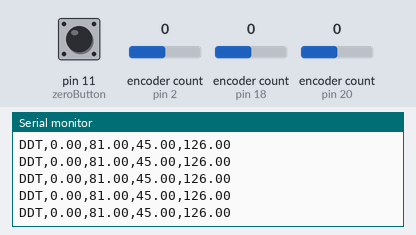
Recording of a sketch running on a simulated Arduino Mega 2560, built with avr-gcc and run on an emulated ATmega2560. On the bench: the last lines printed to the serial monitor. The test bench sets the inputs (shaded band); at power-on: encoder count (sensors on pin 2, pin 18, pin 20) 0, pin 11 (zeroButton) LOW.

Above: at 1.2 s.
1.3 s: encoder count (sensor on pin 2) set to 1
At 2.2 s:
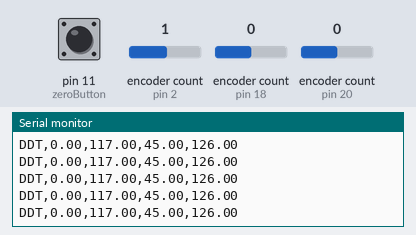
2.8 s: encoder count (sensor on pin 18) set to -1
At 3.8 s:
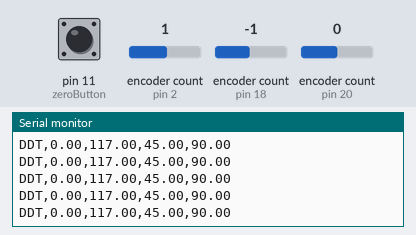
5.8 s: encoder count (sensor on pin 20) set to -1
At 6.4 s:
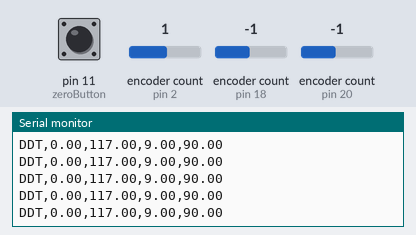
8.8 s: pin 11 (zeroButton) pulled HIGH for 0.15 s
At 9.8 s:
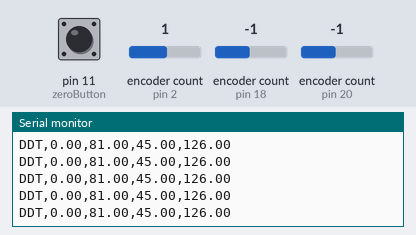
11.9 s: encoder count (sensor on pin 2) set to 2
At 12.7 s:
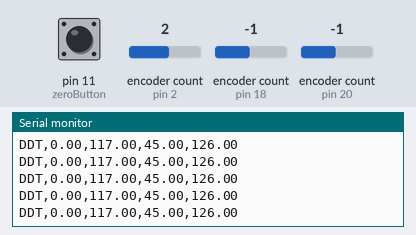

Measured:
- after the input at 1.3 s, the serial monitor: prints a new line after 0.06 s (image 1)
- after the input at 2.8 s, the serial monitor: prints a new line after 0.06 s (image 2)
- after the input at 5.8 s, the serial monitor: prints a new line after 0.07 s (image 3)
- after the input at 8.8 s, the serial monitor: prints a new line after 0.07 s (image 4)
- after the input at 11.9 s, the serial monitor: prints a new line after 0.08 s (image 5)

The sketch:

main.ino
```cpp
// Include Arduino and Encoder Libraries
#include <Arduino.h>
#include <Encoder.h>

// Rotary Encoder Definitions
// Rotary Encoder 0 models rotation of the device (reference Parts of an Excavator Arm image)
// I am not sure if I can implement this due to the lack of interrupts. Only 2, 3, 18, 19, 20, 21 are available
// #define inputCLK3 17
// #define inputDT3 6
// Rotary Encoder 1 models Boom Cylinder (reference Parts of an Excavator Arm image)
// i.e. up and down (y-axis) motion
#define inputCLK1 2
#define inputDT1 3
// Rotary Encoder 2 models Stick Cylinder (reference Parts of an Excavator Arm image)
// i.e. forward and back (x-axis) motion
#define inputCLK2 20
#define inputDT2 21
// Rotary Encoder 3 models Bucket Cylinder (reference Parts of an Excavator Arm image)
// i.e. bucket angle (loading/dumping) use x-axis and y-axis on a 45 degree angle
#define inputCLK3 18
#define inputDT3 19

// Encoder Variables
int resolution = 40;                     // Number of detents (clicks) per revolution of the encoder
float angleIncrement = 360 / resolution; // Increment of rotation in degrees

// Encoder Definitions
Encoder myEnc1(inputCLK1, inputDT1);           // Boom Cylinder Encoder
float enc1ZeroDeg = 81;                        // Zero degree offset of Boom Cylinder
float enc1Zero = enc1ZeroDeg / angleIncrement; // Encoder value at zero degree offset
Encoder myEnc2(inputCLK2, inputDT2);           // Stick Cylinder Encoder
float enc2ZeroDeg = 45;                        // Zero degree offset of Stick Cylinder
float enc2Zero = enc2ZeroDeg / angleIncrement; // Encoder value at zero degree offset
Encoder myEnc3(inputCLK3, inputDT3);           // Bucket Cylinder Encoder
float enc3ZeroDeg = 126;                       // Zero degree offset of Bucket Cylinder
float enc3Zero = enc3ZeroDeg / angleIncrement; // Encoder value at zero degree offset

// Measured in degrees
long previousStateCLK1 = enc1ZeroDeg; // Previous state of Boom Cylinder Encoder
long previousStateCLK2 = enc2ZeroDeg; // Previous state of Stick Cylinder Encoder
long previousStateCLK3 = enc3ZeroDeg; // Previous state of Bucket Cylinder Encoder
bool zeroButtonPressed = false;       // Boolean to check if zero button is pressed

// Zero-Button
#define zeroButton 11 // Pin for Zero button

void setup()
{
  // Define pin modes for zero button
  pinMode(zeroButton, INPUT);

  // Setup Serial Monitor
  Serial.begin(9600);

  // Set Encoder Zero Values
  myEnc1.write(enc1Zero); // Set the Boom Cylinder Encoder to zero offset value
  myEnc2.write(enc2Zero); // Set the Stick Cylinder Encoder to zero offset value
  myEnc3.write(enc3Zero); // Set the Bucket Cylinder Encoder to zero offset value
}

void loop()
{
  // Initialize variables
  String serialStream = "DDT"; // Start building serial data with a header
  String dataValues[4];        // Array to store data values
  float currentStateCLK1 = 0.0;
  float currentStateCLK2 = 0.0;
  float currentStateCLK3 = 0.0;

  // Check to see if zero button is pressed
  if (digitalRead(zeroButton) == HIGH and zeroButtonPressed == false)
  {
    zeroButtonPressed = true; // Set boolean to true to prevent multiple presses
    // Set values below for each encoder to the "Zero Location". Remember that the values will be multiplied by 6.
    currentStateCLK1 = enc1ZeroDeg; // Set current state to encoder zero degrees
    myEnc1.write(enc1Zero);         // Write encoder zero value to encoder
    currentStateCLK2 = enc2ZeroDeg;
    myEnc2.write(enc2Zero);
    currentStateCLK3 = enc3ZeroDeg;
    myEnc3.write(enc3Zero);
  }
  else if (digitalRead(zeroButton) == LOW and zeroButtonPressed == true) // Zero button is released
  {
    zeroButtonPressed = false;
  }

  // Read Encoder Values
  // If the encoder values are different than zero then update the current state
  if (myEnc1.read() != 0) // Read the encoder value and check if it is not zero
  {
    currentStateCLK1 = myEnc1.read();
    currentStateCLK2 = myEnc2.read();
    currentStateCLK3 = myEnc3.read();
  }
  else // If encoder value is zero, then use the previous value
  {
    currentStateCLK1 = previousStateCLK1;
    currentStateCLK2 = previousStateCLK2;
    currentStateCLK3 = previousStateCLK3;
  }

  // Build Serial Data
  dataValues[0] = 0 * angleIncrement;                    // No Z-Rotation at this time
  dataValues[1] = (currentStateCLK1 / resolution) * 360; // Calculate the angle using the encoder value, resolution, and 360 degrees
  dataValues[2] = (currentStateCLK2 / resolution) * 360;
  dataValues[3] = (currentStateCLK3 / resolution) * 360;

  // Update Previous State
  previousStateCLK1 = currentStateCLK1; // Store the current state as previous state for the next loop
  previousStateCLK2 = currentStateCLK2;
  previousStateCLK3 = currentStateCLK3;

  // Convert data and build serial stream
  for (int i = 0; i < 4; i++) // Loop through each data value
  {
    serialStream += "," + dataValues[i]; // Add the data value to the serial stream separated by a comma
  }

  // Transmit Serial Data
  Serial.println(serialStream); // Print the serial stream to the Serial Monitor

  delay(10); // Delay for 10ms to avoid overloading the serial communication
}
```
